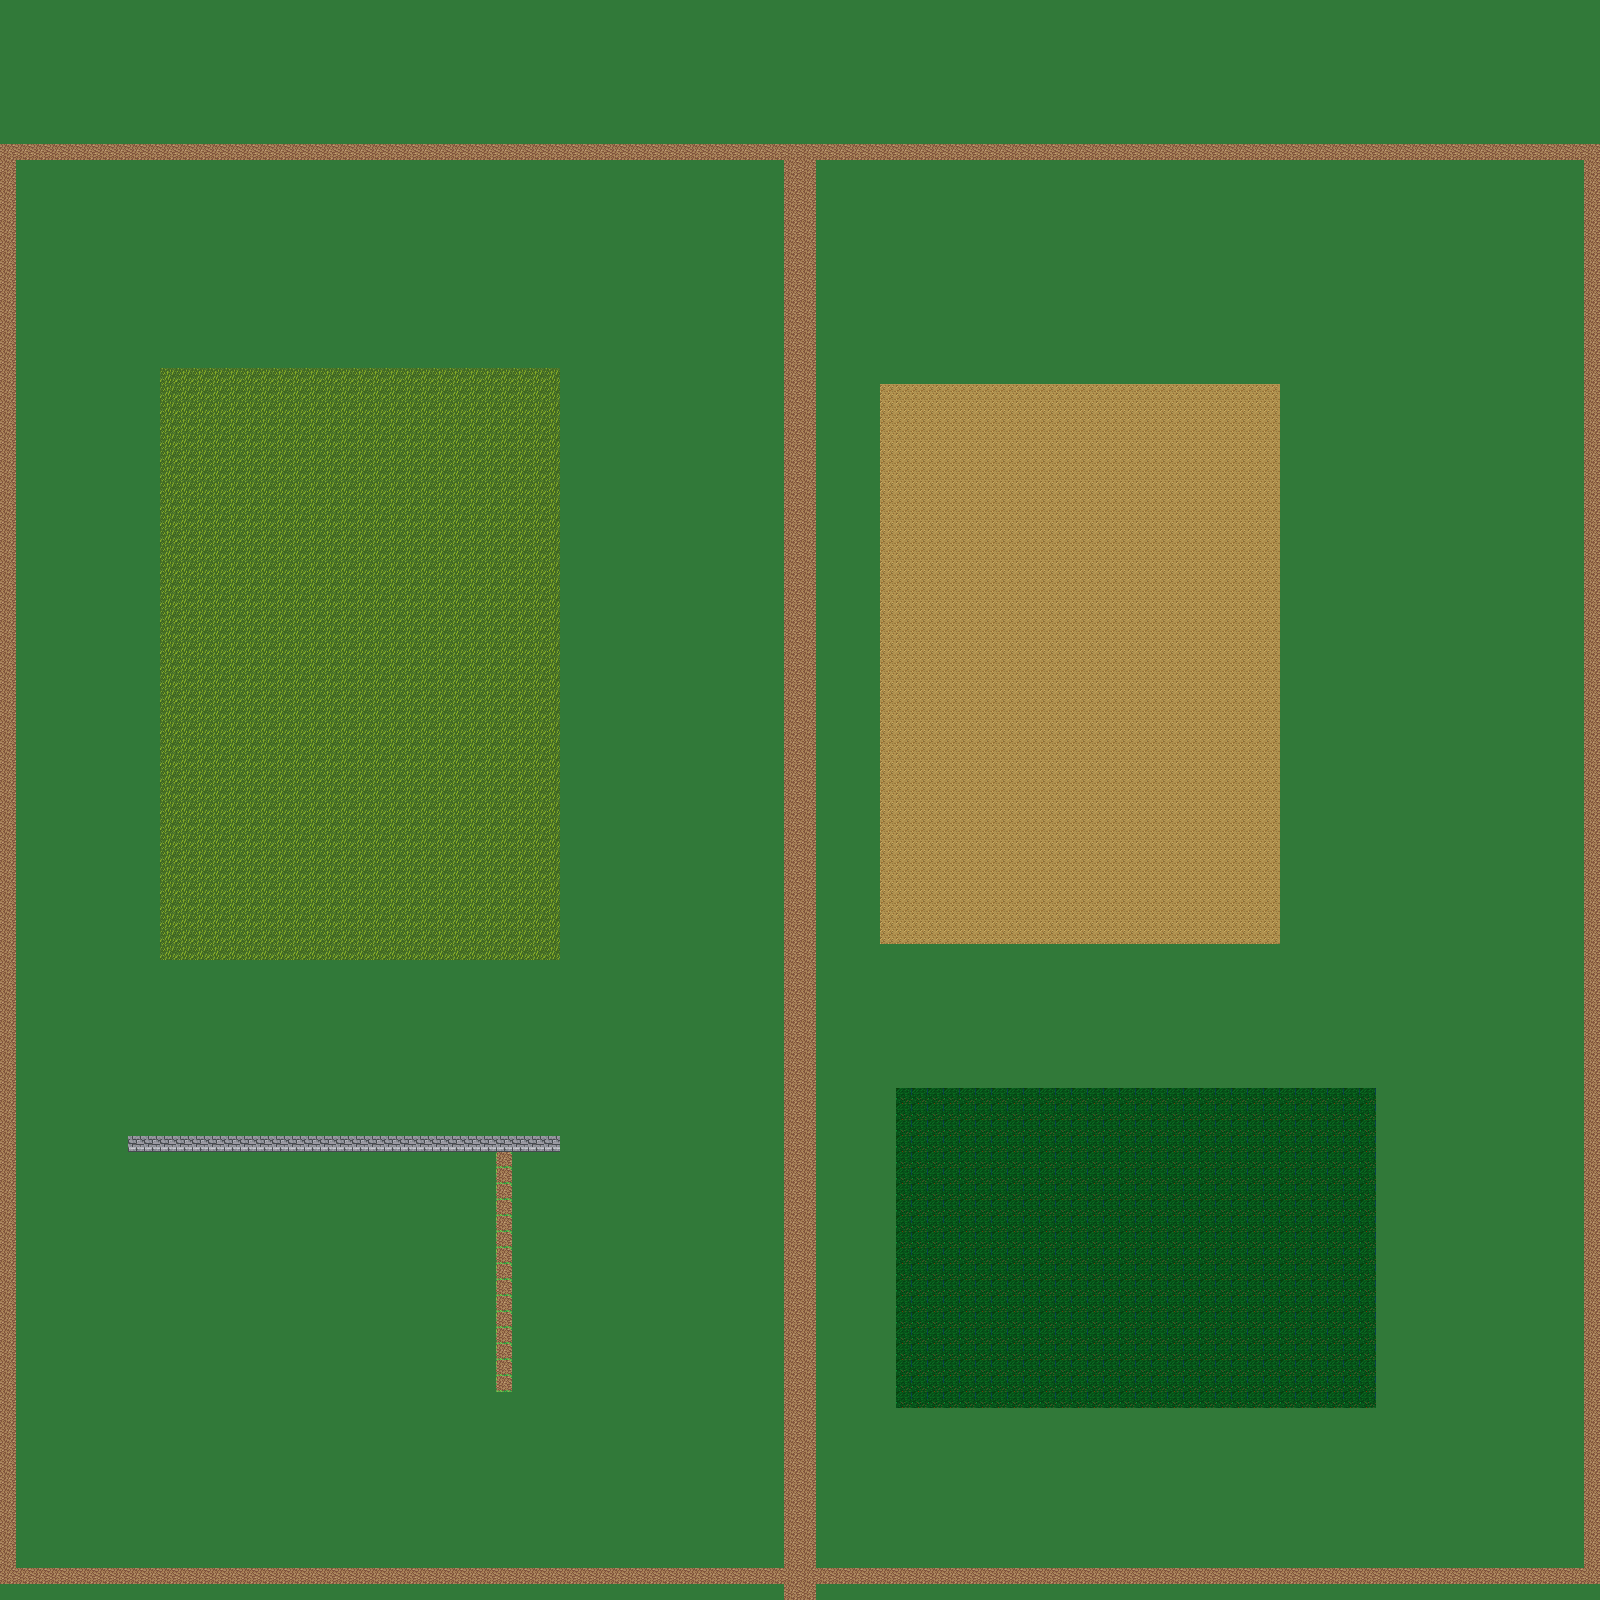

This game map was drawn from its Tiled (.tmx) file and the tilesets committed beside it. A one-line description and the trimmed map source follow:
An orthogonal 100x100 tile map with 16x16 px tiles, 2 tile layers (Tile Layer 1, Tile Layer 2), 1 hidden layer not drawn.

<map version="1.8" tiledversion="1.8.4" orientation="orthogonal" renderorder="right-down" width="100" height="100" tilewidth="16" tileheight="16" infinite="0" nextlayerid="4" nextobjectid="1">
 <tileset firstgid="1" name="grasstiles" tilewidth="16" tileheight="16" tilecount="100" columns="10">
  <image source="grasstiles.png" width="160" height="160" />
 </tileset>
 <layer id="1" name="Tile Layer 1" width="100" height="100">
  <data>[10000 cells, 10000 non-empty, 1 distinct tile ids]</data>
 </layer>
 <layer id="2" name="Tile Layer 2" width="100" height="100">
  <data>[10000 cells, 2996 non-empty, 6 distinct tile ids]</data>
 </layer>
 <layer id="3" name="Tile Layer 3" width="100" height="100" visible="0">
  <data>[10000 cells, 1349 non-empty, 1 distinct tile ids]</data>
 </layer>
</map>
